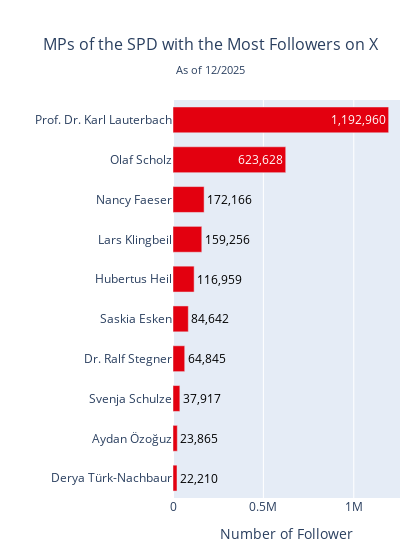

The notebook cell saved with this chart:
### Code cell
plot_party_hbar(
    df_profiles[df_profiles["partei_kurz"]=="SPD"], 
    'FULLNAME', 
    'followers_count', 
    top_n=10, 
    title=f'MPs of the SPD with the Most Followers on X',
    x_label='Number of Follower',
    save_name="top10_followers_spd_eng",
    mobile=True
)

### Figure 1 — Plotly figure (JSON) as saved in the notebook; plotly's stock layout.template omitted (floating-point values rounded to 4 significant figures)
{"data": [{"cliponaxis": false, "customdata": [["SPD", "Derya Türk-Nachbaur", "Derya Türk-Nachbaur"], ["SPD", "Aydan Özoğuz", "Aydan Özoğuz"], ["SPD", "Svenja Schulze", "Svenja Schulze"], ["SPD", "Dr. Ralf Stegner", "Dr. Ralf Stegner"], ["SPD", "Saskia Esken", "Saskia Esken"], ["SPD", "Hubertus Heil", "Hubertus Heil"], ["SPD", "Lars Klingbeil", "Lars Klingbeil"], ["SPD", "Nancy Faeser", "Nancy Faeser"], ["SPD", "Olaf Scholz", "Olaf Scholz"], ["SPD", "Prof. Dr. Karl Lauterbach", "Prof. Dr. Karl Lauterbach"]], "hovertemplate": "Name: %{customdata[2]} (%{customdata[1]})<br>Number of Follower: %{x:,.0f}<br>partei_kurz: %{customdata[0]}<extra></extra>", "insidetextanchor": "end", "marker": {"color": ["#E3000F", "#E3000F", "#E3000F", "#E3000F", "#E3000F", "#E3000F", "#E3000F", "#E3000F", "#E3000F", "#E3000F"]}, "orientation": "h", "text": ["22,210", "23,865", "37,917", "64,845", "84,642", "116,959", "159,256", "172,166", "623,628", "1,192,960"], "textfont": {"color": ["#000000", "#000000", "#000000", "#000000", "#000000", "#000000", "#000000", "#000000", "#FFFFFF", "#FFFFFF"]}, "textposition": ["outside", "outside", "outside", "outside", "outside", "outside", "outside", "outside", "inside", "inside"], "texttemplate": "%{text}", "type": "bar", "x": [22210, 23865, 37917, 64845, 84642, 116959, 159256, 172166, 623628, 1192960], "y": ["Derya Türk-Nachbaur", "Aydan Özoğuz", "Svenja Schulze", "Dr. Ralf Stegner", "Saskia Esken", "Hubertus Heil", "Lars Klingbeil", "Nancy Faeser", "Olaf Scholz", "Prof. Dr. Karl Lauterbach"]}], "layout": {"bargap": 0.35, "height": 550, "margin": {"b": 10, "l": 10, "r": 20, "t": 100}, "title": {"font": {"size": 16}, "text": "MPs of the SPD with the Most Followers on X<br><sub style='font-size:0.85em; line-height:0.5;'>As of 12/2025</sub>", "x": 0.5, "xanchor": "center", "yanchor": "top", "yref": "container"}, "uniformtext": {"minsize": 8, "mode": "show"}, "width": 420, "xaxis": {"title": {"text": "Number of Follower"}}, "yaxis": {"title": {"text": ""}}}}
